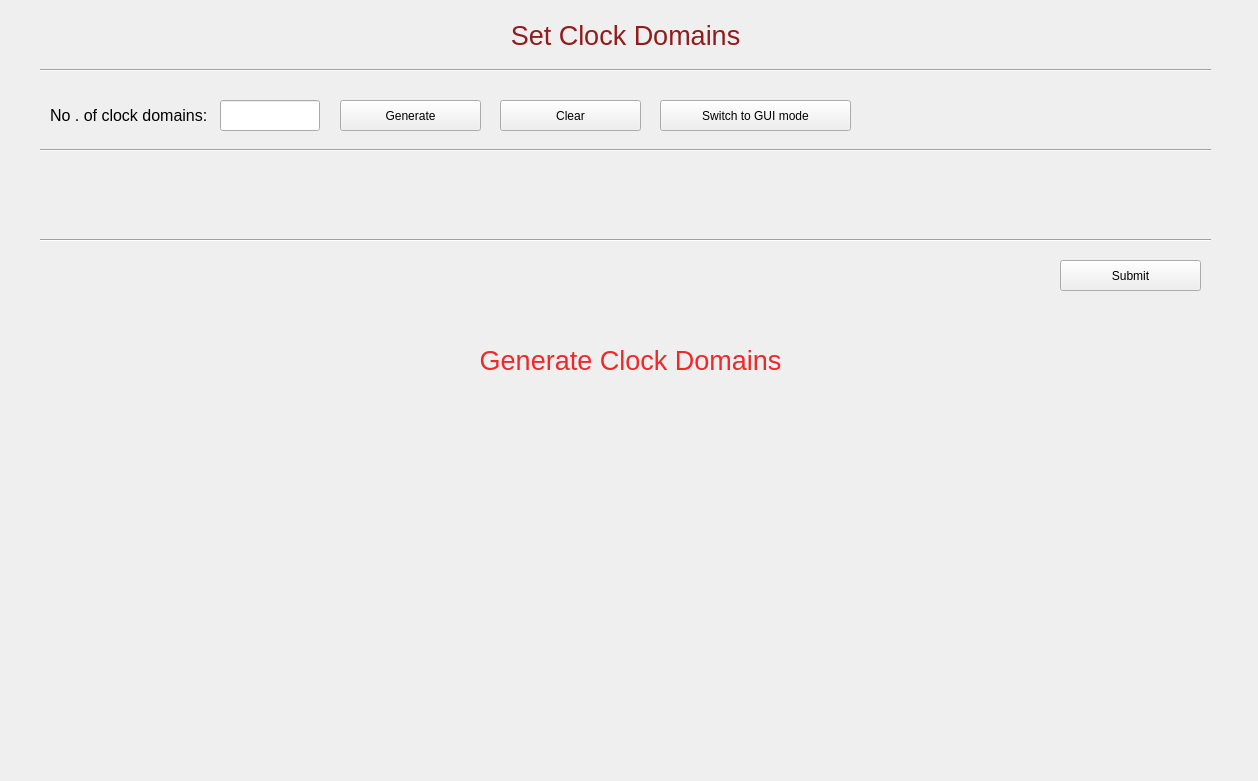
<?xml version="1.0" encoding="UTF-8"?>
<ui version="4.0">
 <class>SetClockDomains</class>
 <widget class="QWidget" name="SetClockDomains">
  <property name="geometry">
   <rect>
    <x>0</x>
    <y>0</y>
    <width>1258</width>
    <height>781</height>
   </rect>
  </property>
  <property name="windowTitle">
   <string>Form</string>
  </property>
  <widget class="QLabel" name="header">
   <property name="geometry">
    <rect>
     <x>500</x>
     <y>20</y>
     <width>251</width>
     <height>31</height>
    </rect>
   </property>
   <property name="text">
    <string>&lt;html&gt;&lt;head/&gt;&lt;body&gt;&lt;p align=&quot;center&quot;&gt;&lt;span style=&quot; font-size:20pt; color:#901c1c;&quot;&gt;Set Clock Domains&lt;/span&gt;&lt;/p&gt;&lt;/body&gt;&lt;/html&gt;</string>
   </property>
  </widget>
  <widget class="Line" name="line">
   <property name="geometry">
    <rect>
     <x>40</x>
     <y>60</y>
     <width>1171</width>
     <height>20</height>
    </rect>
   </property>
   <property name="orientation">
    <enum>Qt::Horizontal</enum>
   </property>
  </widget>
  <widget class="QLineEdit" name="noOfClockDomains">
   <property name="geometry">
    <rect>
     <x>220</x>
     <y>100</y>
     <width>100</width>
     <height>31</height>
    </rect>
   </property>
   <property name="maximumSize">
    <size>
     <width>100</width>
     <height>16777215</height>
    </size>
   </property>
   <property name="text">
    <string/>
   </property>
  </widget>
  <widget class="QPushButton" name="generate">
   <property name="geometry">
    <rect>
     <x>340</x>
     <y>100</y>
     <width>141</width>
     <height>31</height>
    </rect>
   </property>
   <property name="text">
    <string>Generate</string>
   </property>
  </widget>
  <widget class="QLabel" name="label_14">
   <property name="geometry">
    <rect>
     <x>50</x>
     <y>100</y>
     <width>181</width>
     <height>31</height>
    </rect>
   </property>
   <property name="text">
    <string>&lt;html&gt;&lt;head/&gt;&lt;body&gt;&lt;p&gt;&lt;span style=&quot; font-size:12pt;&quot;&gt;No . of clock domains:&lt;/span&gt;&lt;/p&gt;&lt;/body&gt;&lt;/html&gt;</string>
   </property>
  </widget>
  <widget class="Line" name="line_2">
   <property name="geometry">
    <rect>
     <x>40</x>
     <y>140</y>
     <width>1171</width>
     <height>20</height>
    </rect>
   </property>
   <property name="orientation">
    <enum>Qt::Horizontal</enum>
   </property>
  </widget>
  <widget class="QWidget" name="mWidget" native="true">
   <property name="geometry">
    <rect>
     <x>40</x>
     <y>170</y>
     <width>1171</width>
     <height>41</height>
    </rect>
   </property>
  </widget>
  <widget class="QPushButton" name="clear">
   <property name="geometry">
    <rect>
     <x>500</x>
     <y>100</y>
     <width>141</width>
     <height>31</height>
    </rect>
   </property>
   <property name="text">
    <string>Clear</string>
   </property>
  </widget>
  <widget class="QPushButton" name="submit">
   <property name="geometry">
    <rect>
     <x>1060</x>
     <y>260</y>
     <width>141</width>
     <height>31</height>
    </rect>
   </property>
   <property name="text">
    <string>Submit</string>
   </property>
  </widget>
  <widget class="Line" name="separator">
   <property name="geometry">
    <rect>
     <x>40</x>
     <y>230</y>
     <width>1171</width>
     <height>20</height>
    </rect>
   </property>
   <property name="orientation">
    <enum>Qt::Horizontal</enum>
   </property>
  </widget>
  <widget class="QLabel" name="info_message">
   <property name="geometry">
    <rect>
     <x>470</x>
     <y>340</y>
     <width>321</width>
     <height>41</height>
    </rect>
   </property>
   <property name="text">
    <string>&lt;html&gt;&lt;head/&gt;&lt;body&gt;&lt;p align=&quot;center&quot;&gt;&lt;span style=&quot; font-size:20pt; color:#ef2929;&quot;&gt;Generate Clock Domains&lt;/span&gt;&lt;/p&gt;&lt;/body&gt;&lt;/html&gt;</string>
   </property>
  </widget>
  <widget class="QPushButton" name="clockDomainSetGUI">
   <property name="geometry">
    <rect>
     <x>660</x>
     <y>100</y>
     <width>191</width>
     <height>31</height>
    </rect>
   </property>
   <property name="text">
    <string>Switch to GUI mode</string>
   </property>
  </widget>
 </widget>
 <resources/>
 <connections/>
</ui>
